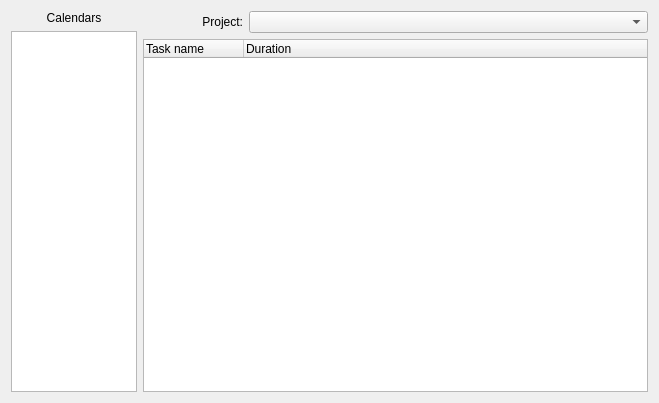
<?xml version="1.0" encoding="UTF-8"?>
<ui version="4.0">
 <class>MainView</class>
 <widget class="QWidget" name="MainView">
  <property name="geometry">
   <rect>
    <x>0</x>
    <y>0</y>
    <width>659</width>
    <height>403</height>
   </rect>
  </property>
  <property name="windowTitle">
   <string>MainView</string>
  </property>
  <layout class="QVBoxLayout" name="verticalLayout_3">
   <item>
    <layout class="QHBoxLayout" name="horizontalLayout" stretch="1,4">
     <item>
      <layout class="QVBoxLayout" name="verticalLayout">
       <item>
        <widget class="QLabel" name="labelCalendars">
         <property name="text">
          <string>&lt;html&gt;&lt;head/&gt;&lt;body&gt;&lt;p align=&quot;center&quot;&gt;Calendars&lt;/p&gt;&lt;/body&gt;&lt;/html&gt;</string>
         </property>
        </widget>
       </item>
       <item>
        <widget class="QTreeView" name="listCalendars"/>
       </item>
      </layout>
     </item>
     <item>
      <layout class="QVBoxLayout" name="verticalLayout_2">
       <item>
        <layout class="QHBoxLayout" name="horizontalLayout_2" stretch="1,4">
         <item>
          <widget class="QLabel" name="labelProjects">
           <property name="text">
            <string>&lt;html&gt;&lt;head/&gt;&lt;body&gt;&lt;p align=&quot;right&quot;&gt;Project:&lt;/p&gt;&lt;/body&gt;&lt;/html&gt;</string>
           </property>
          </widget>
         </item>
         <item>
          <widget class="QComboBox" name="selectProject"/>
         </item>
        </layout>
       </item>
       <item>
        <widget class="QTreeWidget" name="treeWidget">
         <property name="columnCount">
          <number>2</number>
         </property>
         <attribute name="headerStretchLastSection">
          <bool>true</bool>
         </attribute>
         <column>
          <property name="text">
           <string>Task name</string>
          </property>
         </column>
         <column>
          <property name="text">
           <string>Duration</string>
          </property>
         </column>
        </widget>
       </item>
      </layout>
     </item>
    </layout>
   </item>
  </layout>
 </widget>
 <resources/>
 <connections/>
</ui>
